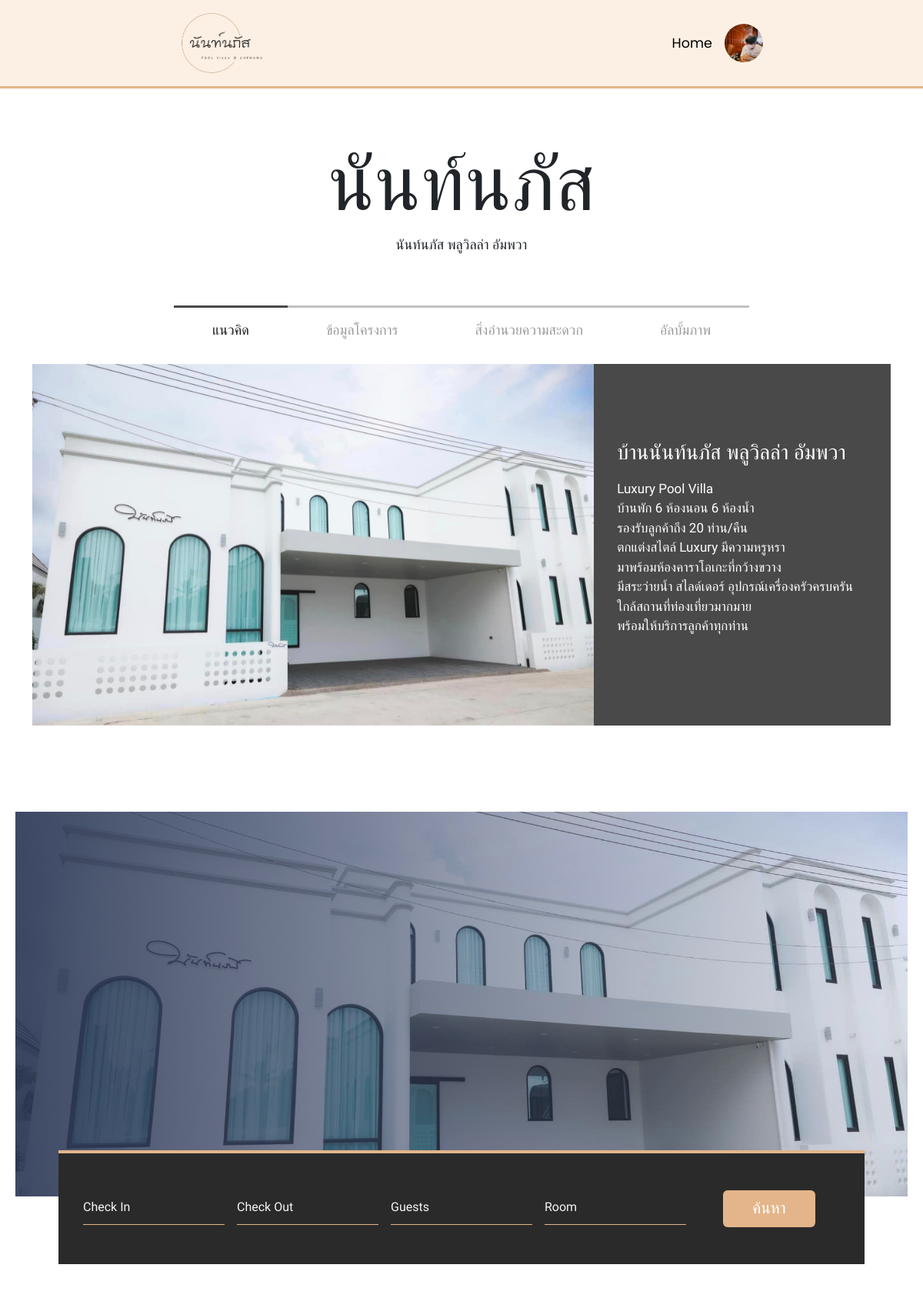
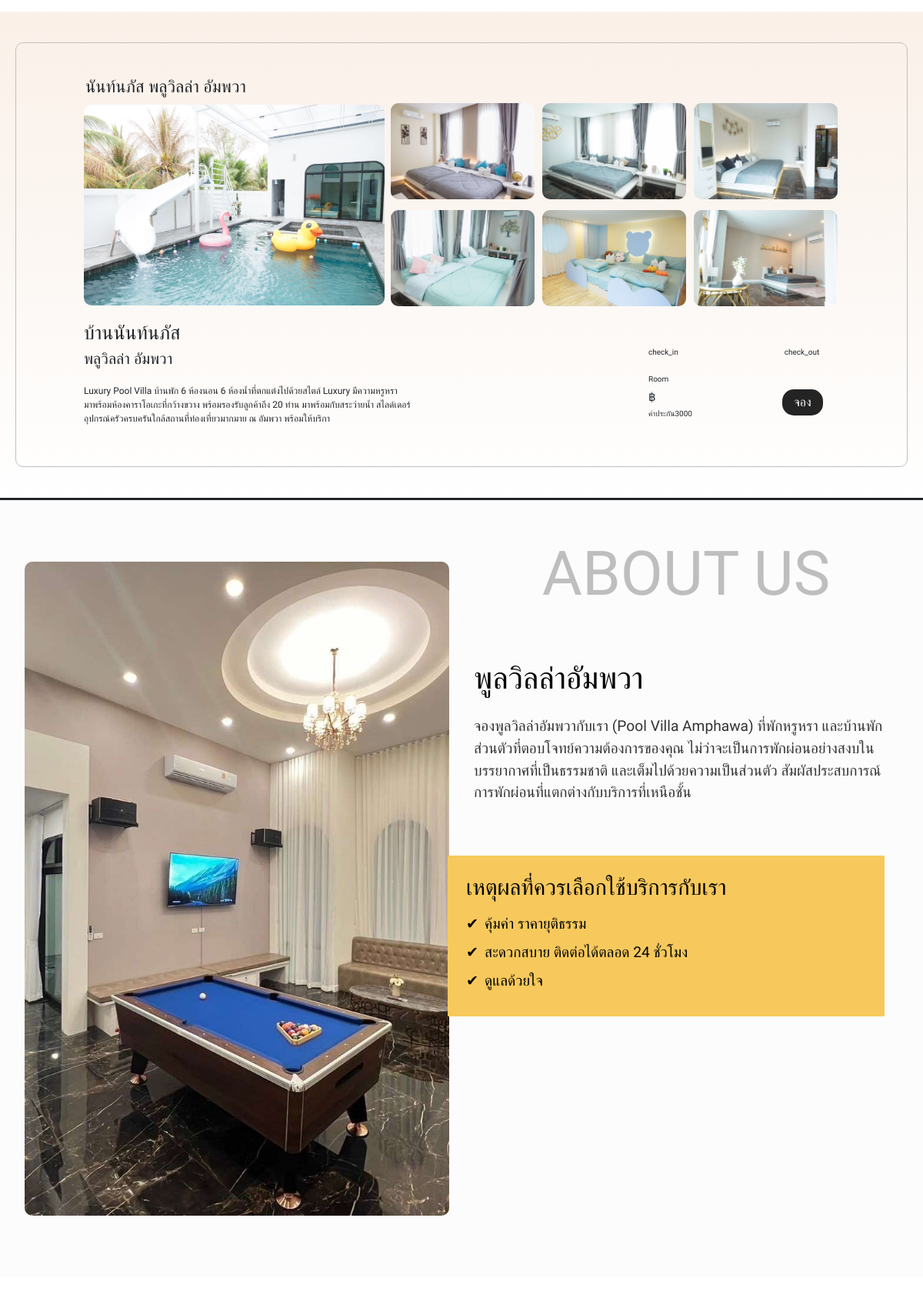
Screenshot of /webPovila/index.php (signed in, upper part) with the database file from the repository (2 pictures, top to bottom).
### tables this page shows
CREATE TABLE `villa_home_content` (
  `id` int(11) NOT NULL,
  `title` varchar(255) NOT NULL,
  `description` text NOT NULL,
  `image_path` varchar(255) NOT NULL
);

CREATE TABLE `villa_main` (
  `id` int(11) NOT NULL,
  `content` varchar(255) NOT NULL,
  `image_path` text NOT NULL
);

### webPovila/main_index.php (the view, shortened to what this page needs)
<?php
$servername = "localhost";
$username = "root";
$password = "";
$dbname = "my_website";
$conn = new mysqli($servername, $username, $password, $dbname);
$sql_home_content = "SELECT title, description ,image_path FROM villa_home_content ";
$result_home_content = $conn->query($sql_home_content);
if ($result_home_content->num_rows > 0) {
  while ($row = $result_home_content->fetch_assoc()) {
    $villa_home[] = $row;
    }
}
?>
<div class="container" style="margin-top: 4rem;" >
      <div class="d-flex flex-column align-items-center" id="list-title">
        <h1>นันท์นภัส</h1>
        <h2>นันท์นภัส พลูวิลล่า อัมพวา</h2>
      </div>
    </div>
    <div class="container" style="margin-bottom: 7rem;">
      <div id="list-tab" role="tablist">
        <a
          class="active"
          id="list-home-list"
          data-bs-toggle="list"
          href="#list-home"
          role="tab"
          aria-controls="list-home"
          >แนวคิด</a
        >
        <a
          id="list-profile-list"
          data-bs-toggle="list"
          href="#list-profile"
          role="tab"
          aria-controls="list-profile"
          >ข้อมูลโครงการ</a
        >
        <a
          id="list-messages-list"
          data-bs-toggle="list"
          href="#list-messages"
          role="tab"
          aria-controls="list-messages"
          >สิ่งอำนวยความสะดวก</a
        >
        <a
          id="list-settings-list"
          data-bs-toggle="list"
          href="#list-settings"
          role="tab"
          aria-controls="list-settings"
          >อัลบั้มภาพ</a
        >
      </div>
      <div class="tab-content" id="list-tab-content">
        <div
          class="tab-pane fade show active"
          id="list-home"
          role="tabpanel"
          aria-labelledby="list-home-list"
        >
          <div
            id="list-home-carousel"
            class="carousel slide"
            data-bs-ride="carousel"
            data-bs-interval="5000"
          >
            <div class="carousel-item active">
              <img
                class="d-block"
                src=<?= $villa_home[0]['image_path']; ?>
                alt=""
              />
            </div>
          </div>
          <div class="text">
            <h1><?= $villa_home[0]['title']; ?></h1>
            <p>
            <?= $villa_home[0]['description']; ?>
            </p>
          </div>
        </div>
      </div>
    </div>

### webPovila/index.php (shortened to what this page needs)
<?php
$servername = "localhost";
$username = "root";
$password = "";
$dbname = "my_website";
$conn = new mysqli($servername, $username, $password, $dbname);
$profile_picture = 'default_profile.png';
if (isset($_SESSION['user_id'])) {
    $user_id = $_SESSION['user_id'];
    $query = "SELECT profile_picture FROM login_user WHERE id = ?";
    $stmt = $conn->prepare($query);
    $stmt->bind_param("i", $user_id);
    $stmt->execute();
    $result = $stmt->get_result();
    $user = $result->fetch_assoc();
    $profile_picture = $user['profile_picture'] ?: 'default_profile.png';
}
$sql_main = "SELECT content,image_path FROM villa_main ";
$result_main = $conn->query($sql_main);
if ($result_main->num_rows > 0) {
    $villa_main = [];
    while ($row = $result_main->fetch_assoc()) {
        $villa_main[] = $row;
    }
}
?>
<!DOCTYPE html>
<html lang="en">
<head>
    <link href="https://cdn.jsdelivr.net/npm/bootstrap@5.3.3/dist/css/bootstrap.min.css" rel="stylesheet">
    <link rel="stylesheet" href="css/styles.css">
    <link href="https://unpkg.com/gijgo@1.9.14/css/gijgo.min.css" rel="stylesheet" type="text/css">
    <link rel="stylesheet" href="https://cdnjs.cloudflare.com/ajax/libs/bootstrap-icons/1.8.1/font/bootstrap-icons.min.css">
    <link rel="stylesheet" href="https://cdnjs.cloudflare.com/ajax/libs/jqueryui/1.12.1/jquery-ui.css">
    <link rel="stylesheet" href="https://cdnjs.cloudflare.com/ajax/libs/font-awesome/6.0.0-beta3/css/all.min.css">
    <link href="https://cdn.jsdelivr.net/npm/bootstrap@5.3.3/dist/css/bootstrap.min.css" rel="stylesheet">
    <FontAwesomeIcon icon="fa-brands fa-line" />
    <link rel="stylesheet" href="css/tabel.css">
    <link rel="stylesheet" href="css/searchs.css">
</head>
<body>
    <nav>
        <div class="nav__logo">
            <img src="poo/image2.png" alt="Logo" width="22" height="80" style="display: flex; width: 100%;">
        </div>
        <ul class="nav__links">
            <li class="link">
                <a href="#">Home</a>
                <?php if (isset($_SESSION['user_id'])): ?>
                    <div class="user">
                        <img src="<?php echo $profile_picture; ?>" alt="Profile Picture" width="50" height="50" onclick="toggleDropdown()">
                    </div>
                <?php endif; ?>
            </li>
        </ul>
    </nav>
    <?php include 'main_index.php'; ?>
    <header class="section__container header__container" style="margin-bottom: 10rem;">
        <div class="header__image__container">
            <div class="header__content"></div>
            <div class="booking__container">
                <form id="availabilityForm" method="POST">
                    <div class="form__group">
                        <div class="input__group">
                            <input id="checkin" name="check_in" placeholder="Check In" required>
                        </div>
                    </div>
                    <div class="form__group">
                        <div class="input__group">
                            <input id="checkout" name="check_out" placeholder="Check Out" required>
                        </div>
                    </div>
                    <div class="form__group">
                        <div class="input__group">
                            <input type="number" id="people" name="people" placeholder="Guests" oninput="validateGuests(this)" min="1" max="20" step="1" required>
                        </div>
                    </div>
                    <div class="form__group">
                        <div class="input__group">
                            <input list="rooms" id="room" name="room" placeholder="Room" required>
                        </div>
                    </div>
                    <button type="submit" class="btn">ค้นหา</button>
                </form>
            </div>
        </div>
    </header>
    <search class="search">
        <div class="section__container search_container ">
            <div class="search__image__container">
                <div class="frame-content">
                    <p class="top-left-text"><?= $villa_main[3]['content']; ?></p>
                    <p id="status" class="top-left-text1" style="font-size: 20px;"></p>
                    <div class="images_container1">
                        <img class="mainimg" src="<?= $villa_main[0]['image_path']; ?>" ,alt="">
                    </div>
                    <div class="images_container2">
                        <img class="mainimg1" src="<?= $villa_main[1]['image_path']; ?>" , alt="">
                        <img class="mainimg1" src="<?= $villa_main[2]['image_path']; ?>" ,alt="">
                        <img class="mainimg1" src="<?= $villa_main[3]['image_path']; ?>" , alt="">
                        <img class="mainimg1" src="<?= $villa_main[4]['image_path']; ?>" ,alt="">
                        <img class="mainimg1" src="<?= $villa_main[5]['image_path']; ?>" , alt="">
                        <img class="mainimg1" src="<?= $villa_main[6]['image_path']; ?>" , alt="">
                    </div>
                </div>
                <div class="font" style="display: flex; justify-content: center; flex-direction: column;">
                    <p class="title-large" style="font-size: 25px; margin: 0rem 1rem;"><?= $villa_main[0]['content']; ?></p>
                    <p class="title-medium" style="font-size: 20px; margin: 0rem 1rem;"><a></a><?= $villa_main[1]['content']; ?></p>
                    <p class="description" style="font-size: 12px; margin: 0rem 1rem;">
                        <br><?= $villa_main[2]['content']; ?>
                    </p>
                </div>
                <div class="toteo__container">
                    <div class="fontp" style="margin: -8rem;">
                        <div class="fontf" style="display: flex;">
                            <div style="margin: 0 0 1rem 0;">
                                <p>check_in</p>
                            </div>
                            <div>
                                <p>check_out</p>
                            </div>
                        </div>
                        <div>
                            <p>Room</p>
                        </div>
                        <div style="margin: 5px 0 0;">
                            <p class="price" id="price" name="price">฿</p>
                            <p id="security-deposit">ค่าประกัน3000</p>
                        </div>
                        <div class="button" id="bookingButtonContainer">
                            <button id="bookingButton">จอง</button>
                        </div>
                    </div>
                </div>
            </div>
        </div>
    </search>
    <?php include 'searchs.php'; ?>
    <About class="About__container">
        <div class="content__container">
            <div class="image__container">
                <img src="poo/1.jpg" alt="Pool Villa Pattaya">
            </div>
            <div class="text__container">
                <h1 class="about-us-title">ABOUT US</h1>
                <h1 class="villa-title">พูลวิลล่าอัมพวา</h1>
                <p>
                    จองพูลวิลล่าอัมพวากับเรา (Pool Villa Amphawa) ที่พักหรูหรา และบ้านพักส่วนตัวที่ตอบโจทย์ความต้องการของคุณ
                    ไม่ว่าจะเป็นการพักผ่อนอย่างสงบในบรรยากาศที่เป็นธรรมชาติ และเต็มไปด้วยความเป็นส่วนตัว สัมผัสประสบการณ์การพักผ่อนที่แตกต่างกับบริการที่เหนือชั้น
                </p>
                <div class="highlight__box">
                    <h2>เหตุผลที่ควรเลือกใช้บริการกับเรา</h2>
                    <ul>
                        <li>คุ้มค่า ราคายุติธรรม</li>
                        <li>สะดวกสบาย ติดต่อได้ตลอด 24 ชั่วโมง</li>
                        <li>ดูแลด้วยใจ </li>
                    </ul>
                </div>
            </div>
        </div>
    </About>
    <map class="map">
        <div class="search_container map_container">
            <div style="display: flex; justify-content: center; flex-direction: column; align-items: center;">
            </div>
        </div>
    </map>
</body>
</html>

### webPovila/css/tabel.css (style rules this page uses)
body { margin: 0; padding: 0; font-family: "Mitr", sans-serif; }
#list-title { padding-bottom: 60px; }
#list-title h1 { font-size: 120px; font-weight: 300; width: 100%; text-align: center; font-family: "Mitr", sans-serif; }
#list-title h2 { font-size: 20px; font-family: "Mitr", sans-serif; }
#list-tab-content .tab-pane { display: none; }
#list-tab-content .tab-pane.active { display: flex; }
#list-tab { display: flex; justify-content: center; margin-bottom: 1rem; }
#list-tab a { padding: 20px 70px; border-top: #c1c1c1 3px solid; text-decoration: none; color: #9b9b9b; font-weight: 500; font-size: large; font-family: "Mitr", sans-serif; }
#list-tab a.active { border-top: #494949 3px solid; color: #1f1f1f; }
#list-home-carousel { width: 100%; overflow: hidden; }
#list-home-carousel img { height: 470px; width: 100%; object-fit: cover; }
#list-home { display: flex; flex-direction: row; }
#list-home .text { width: 100%; padding: 20px; background-color: #494949; color: white; display: flex; flex-direction: column; justify-content: center; box-sizing: border-box; font-family: "Mitr", sans-serif; }
#list-home .text h1 { font-size: 27px; padding-bottom: 10px; }
#list-home .text p { font-size: 17px; line-height: 1.5; }
@media (min-width: 769px) { #list-title h1 { font-size: 100px; } }
@media (min-width: 769px) { #list-title h2 { font-size: 18px; } }
@media (min-width: 769px) { #list-tab a { padding: 15px 50px; font-size: large; } }
@media (min-width: 769px) { #list-home-carousel img { height: 470px; } }
@media (min-width: 769px) { #list-home .text { width: 50%; padding: 30px; } }

### webPovila/index.php (style rules this page uses)
.About__container { display: flex; flex-direction: column; align-items: center; justify-content: center; padding: 5rem 2rem; position: relative; background-color: hsl(0, 0%, 99%); }
.content__container { display: flex; max-width: 1200px; width: 100%; margin: 0 auto; gap: 2rem; position: relative; }
.image__container { flex: 1; min-width: 300px; position: relative; }
.image__container img { width: 100%; height: 850px; object-fit: cover; border-radius: 10px; }
.text__container { flex: 1; display: flex; flex-direction: column; justify-content: flex-start; margin-top: -2rem; }
.about-us-title { font-size: 5rem; color: rgba(128, 128, 128, 0.5); margin-bottom: 2rem; text-align: center; }
.villa-title { font-size: 2.5rem; color: #000; margin-bottom: 1.5rem; margin-top: 2rem; }
.text__container p { font-size: 1.2rem; color: #333; margin-bottom: 1.5rem; }
.highlight__box { background-color: #f7c95c; padding: 1.5rem; position: absolute; top: 45%; left: 550px; width: 50%; z-index: 2; }
.highlight__box h2 { font-size: 1.8rem; margin-bottom: 1rem; color: #000; }
.highlight__box ul { list-style-type: none; padding: 0; margin: 0; }
.highlight__box ul li { font-size: 1.2rem; margin-bottom: 0.5rem; color: #000; }
.highlight__box ul li::before { content: '✔'; color: #000; margin-right: 0.5rem; }
.about-us-title { font-size: 5rem; }
.villa-title { font-size: 2.5rem; }
.text__container p { font-size: 1.2rem; }
.highlight__box h2 { font-size: 1.8rem; }
.highlight__box ul li { font-size: 1.2rem; }

### rows the page displays
villa_home_content: title "บ้านนันท์นภัส พลูวิลล่า อัมพวา", description "Luxury Pool Villa บ้านพัก 6 ห้องนอน 6 ห้องน้ำ รองรับลูกค้าถึง 20 ท่าน/คืน ตกแต่งสไตล์ Luxury มีความหรูหรา มาพร้อมห้องคาราโอเกะที่กว้างขวาง มีสระว่ายน้ำ สไลด์เดอร์ อุปกรณ์เครื่องครัวครบครัน ใกล้สถานที่ท่องเที่ยวมากมาย พร้อมให้บริการลูกค้าทุกท่าน"
villa_main: content "นันท์นภัส พลูวิลล่า อัมพวา", image_path (picture)
villa_main: image_path (picture), content "บ้านนันท์นภัส"
villa_main: image_path (picture), content "พลูวิลล่า อัมพวา"
villa_main: image_path (picture), content "Luxury Pool Villa บ้านพัก 6 ห้องนอน 6 ห้องน้ำที่ตกแต่งไปด้วยสไตล์ Luxury มีความหรูหรา มาพร้อมห้องคาราโอเกะที่กว้างขวาง พร้อมรองรับลูกค้าถึง 20 ท่าน มาพร้อมกับสระว่ายน้ำ สไลด์เดอร์ อุปกรณ์ครัวครบครันใกล้สถานที่ท่องเที่ยวมากมาย ณ อัมพวา พร้อมให้บริกา"
villa_main: image_path (picture)
villa_main: image_path (picture)
villa_main: image_path (picture)
